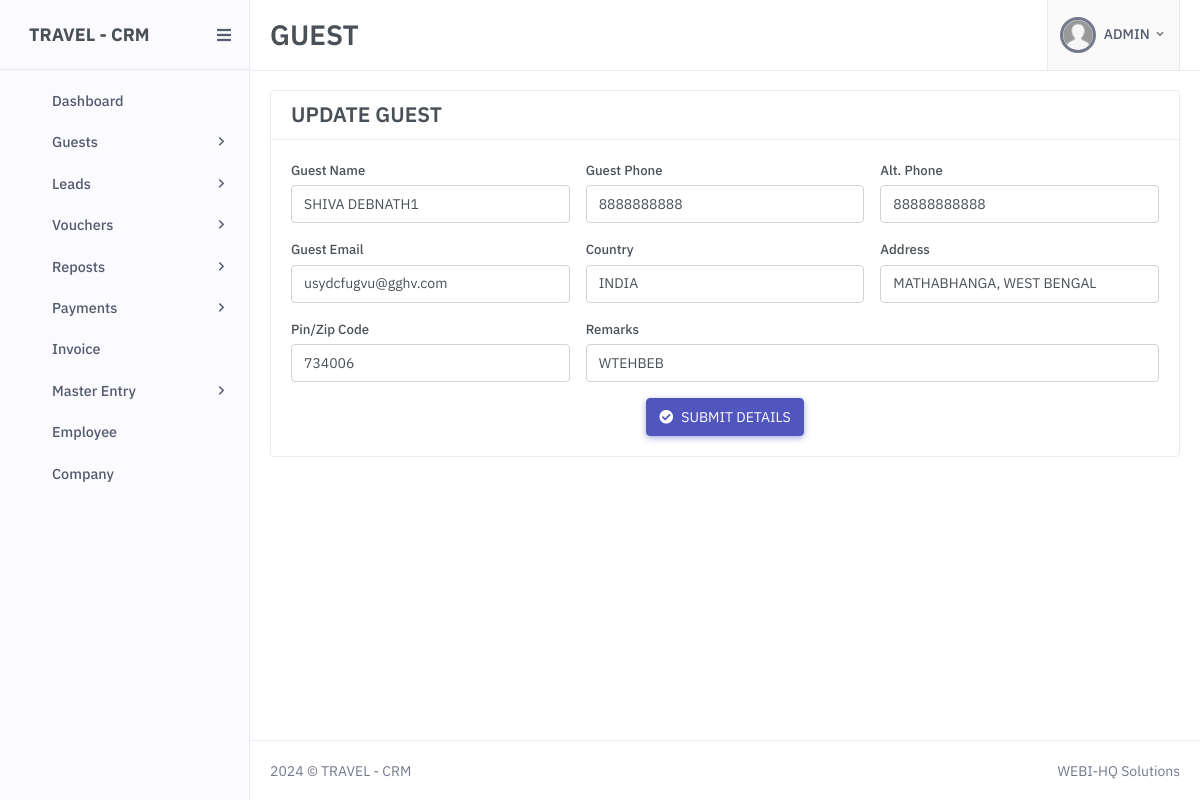
Screenshot of /guest-entry.php?e_id=2 (signed in) with the database file from the repository.
### tables this page shows
CREATE TABLE `tbl_guest` (
  `id` int(11) NOT NULL,
  `guest_name` varchar(250) DEFAULT NULL,
  `guest_phone` varchar(250) DEFAULT NULL,
  `altphone` varchar(250) DEFAULT NULL,
  `email` varchar(250) DEFAULT NULL,
  `country` varchar(250) DEFAULT NULL,
  `address` varchar(250) DEFAULT NULL,
  `pincode` varchar(250) DEFAULT NULL,
  `remarks` varchar(250) DEFAULT NULL,
  `created_by` varchar(250) DEFAULT NULL,
  `updated_by` varchar(250) DEFAULT NULL,
  `created_at` date DEFAULT NULL,
  `updated_at` date DEFAULT NULL,
  `is_deleted` tinyint(3) NOT NULL DEFAULT 0
);

### includes/functions.php (called while the page is built, shortened)
<?php
    function filtervar($mysqli,$data){
        $data = $mysqli->real_escape_string($data);
        $data = htmlentities($data,ENT_QUOTES,'UTF-8');
        $data = trim($data);
        return $data;
    }

### guest-entry.php (the view, shortened to what this page needs)
<?php
    include 'includes/after_login.php';
    $thisPageTitle = 'GUEST';
    $action = "ADD";
  if(isset($_REQUEST['e_id'])){
    $id         = filtervar($mysqli, $_REQUEST['e_id']);
    $get_result = $mysqli->query("SELECT * FROM `tbl_guest` WHERE `id`='$id' ");
    if($get_result->num_rows){
        $row = $get_result->fetch_assoc();
        $action = "UPDATE";
    }else{
        echo '<script>window.history.back();</script>'; exit;
    }
  }
?>
<!doctype html>
<html lang="en">
<head>
    <?php include_once 'includes/style.php' ?>
    <link rel="stylesheet" href="assets/libs/datatables/dataTables.bs4.css" />
    <link rel="stylesheet" href="assets/libs/jquery-ui/jquery-ui.css">
</head>
<body>
    <?php include_once 'includes/header.php' ?>
    <div class="main-content" id="miniaresult">
    <div class="page-content">
    <div class="container-fluid">
    <div class="row">
    <div class="col-12">
    <div class="card">
    <div class="card-header">
    <h4><?php echo $action ?> <?php echo $thisPageTitle ?></h4>
    </div>
    <div class="card-body">
    <form class="dhForm" method="post">
    <div class="row g-3">
    <div class="col-md-4">
        <label for="">Guest Name</label>
        <input type="text" name="guest_name" id="guest_name" class="form-control" value="<?php echo (isset($row['guest_name'])&&!empty($row['guest_name'])?$row['guest_name']:'') ?>">
    </div>
    <div class="col-md-4">
        <label for="">Guest Phone</label>
        <input type="text" name="guest_phone" id="guest_phone" class="form-control numInput"value="<?php echo (isset($row['guest_phone'])&&!empty($row['guest_phone'])?$row['guest_phone']:'') ?>">
    </div>
    <div class="col-md-4">
        <label for="">Alt. Phone</label>
        <input type="text" name="altphone" id="altphone" class="form-control"value="<?php echo (isset($row['altphone'])&&!empty($row['altphone'])?$row['altphone']:'') ?>">
    </div>
    <div class="col-md-4">
        <label for="">Guest Email</label>
        <input type="email" name="email" id="email" class="form-control"value="<?php echo (isset($row['email'])&&!empty($row['email'])?$row['email']:'') ?>">
    </div>
    <div class="col-md-4">
        <label for="">Country</label>
        <input type="text" name="country" id="country" class="form-control"value="<?php echo (isset($row['country'])&&!empty($row['country'])?$row['country']:'') ?>">
    </div>
    <div class="col-md-4">
        <label for="">Address</label>
        <input type="text" name="address" id="address" class="form-control"value="<?php echo (isset($row['address'])&&!empty($row['address'])?$row['address']:'') ?>">
    </div>
    <div class="col-md-4">
        <label for="">Pin/Zip Code</label>
        <input type="text" name="pincode" id="pincode" class="form-control"value="<?php echo (isset($row['pincode'])&&!empty($row['pincode'])?$row['pincode']:'') ?>">
    </div>
    <div class="col-md-8">
        <label for="">Remarks</label>
        <input type="text" name="remarks" id="remarks" class="form-control"value="<?php echo (isset($row['remarks'])&&!empty($row['remarks'])?$row['remarks']:'') ?>">
    </div>
    <div class="col-md-12  text-center">
        <button type="submit" class="btn btn-primary"><i class="fa fa-check-circle me-2"></i>SUBMIT DETAILS</button>
    </div>
    </div>
    </form>
    </div>
    </div>
    </div>
    </div>
    </div>
    </div>
    <?php include_once 'includes/footer.php' ?>
</body>
</html>

### assets/css/main.css (style rules this page uses)
:root { --fc-daygrid-event-dot-width: 8px; }
:root { --fc-list-event-dot-width: 10px; --fc-list-event-hover-bg-color: #f5f5f5; }

### assets/dhStyle.css (style rules this page uses)
input:not(.nocase) { text-transform: uppercase; }
.input-lowercase, input[type="email"] { text-transform: lowercase !important; }
.main-content { overflow:inherit }
label { margin-bottom: 0.3rem;font-size: .825rem; }
.page-content { margin-bottom: 20px; }
.card h4 { margin-bottom: 0px; }
.card .card-header { padding: 0.7rem 1.25rem; }

### rows the page displays
tbl_guest: guest_name "SHIVA DEBNATH1", guest_phone "8888888888", altphone "88888888888", email "USYDCFUGVU@GGHV.COM", country "INDIA", address "MATHABHANGA, WEST BENGAL", pincode "734006", remarks "WTEHBEB"

### other values shown
$thisSoftware "TRAVEL - CRM"
$thisPageTitle "GUEST"
$_SESSION['login']['user_role'] "ADMIN"
$action "UPDATE"
